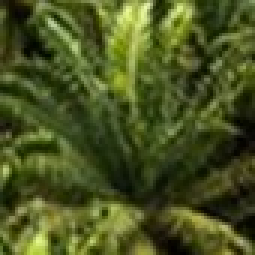
#> input picture sawitt.jpg, 85 x 85 px (shown 3 times larger)
$ python 'Latihan 7_1.py'
#> lines starting #> are read from the running program, lines starting #| are printed output that depends on the picture
# 1217070078, Rossy Musdawiyah Anisa

import cv2
from matplotlib import pyplot as plt

# Panggil dan konversi warna agar sesuai dengan Matplotlib
sawit = cv2.imread('sawitt.jpg')
#> sawit is the input picture: shape (85, 85, 3); mean B, G, R 33.2, 83.6, 73.3
sawit = cv2.cvtColor(sawit, cv2.COLOR_BGR2RGB)

# Panggil dan konversi warna agar sesuai dengan Matplotlib
kebun_sawit = cv2.imread('kebunsawit.jpg')
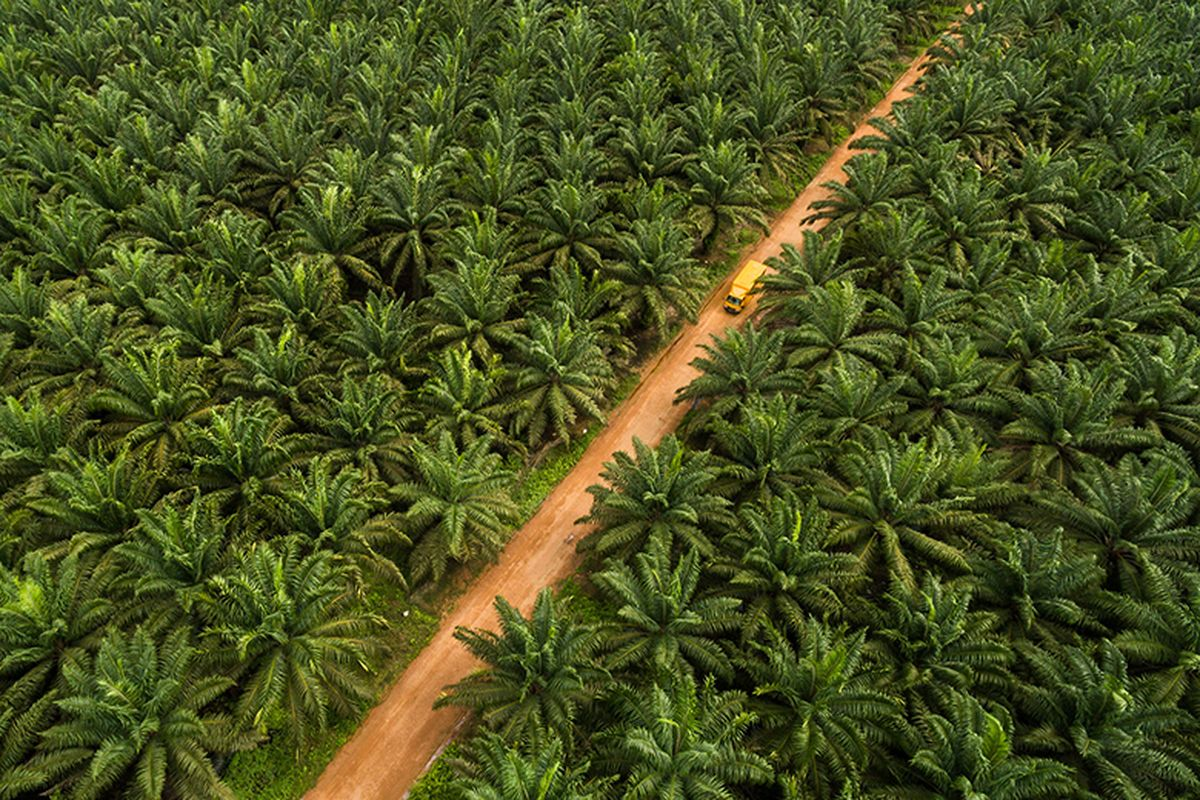
#> input picture kebunsawit.jpg, 1200 x 800 px
#> kebun_sawit is the input picture: shape (800, 1200, 3); mean B, G, R 32, 81.6, 73.6
kebun_sawit = cv2.cvtColor(kebun_sawit, cv2.COLOR_BGR2RGB)

# Atur ukuran gambar keseluruhan
plt.figure(figsize=(12, 6))

# Tampilkan kedua gambar dalam subplot yang benar
plt.subplot(121)
plt.imshow(sawit)
plt.title('Pohon Sawit')
plt.xticks([]), plt.yticks([])  # Hilangkan label sumbu

plt.subplot(122)
plt.imshow(kebun_sawit)
plt.title('Kebun Sawit')
plt.xticks([]), plt.yticks([])  # Hilangkan label sumbu

plt.tight_layout()  # Atur layout subplot agar rapi
plt.show()
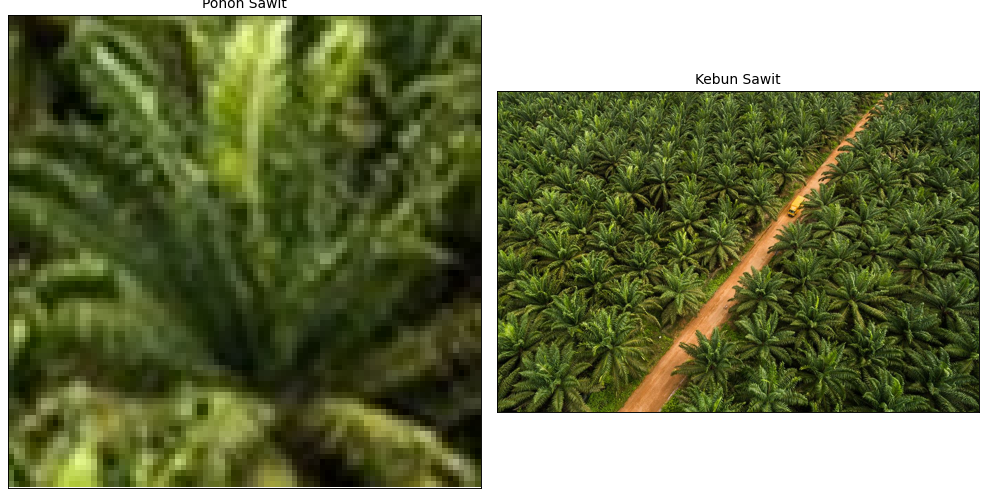
#> figure drawn by matplotlib, 2 panels
